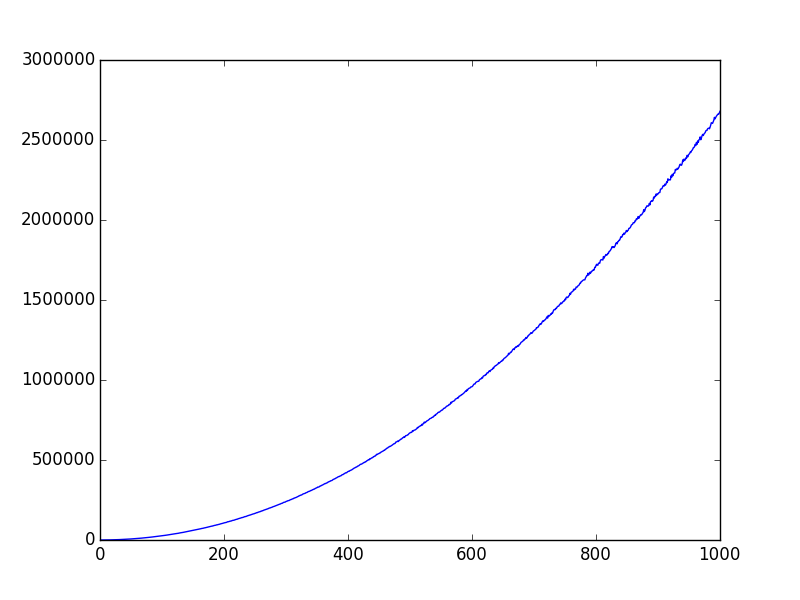

The Julia source for this figure:
include("../src/SocialSystems.jl")
using PyPlot, SocialSystems

ϵ = rand()
ρ = rand()
γ = sqrt((1-ρ^2)/ρ^2)

xi = [hamiltonian(Society(N), MoralIssue()) for N in 1:NSOC]
ti = collect(1:NSOC)

plot(ti, xi)
savefig("nolearning_increasinghamiltonian.png")
